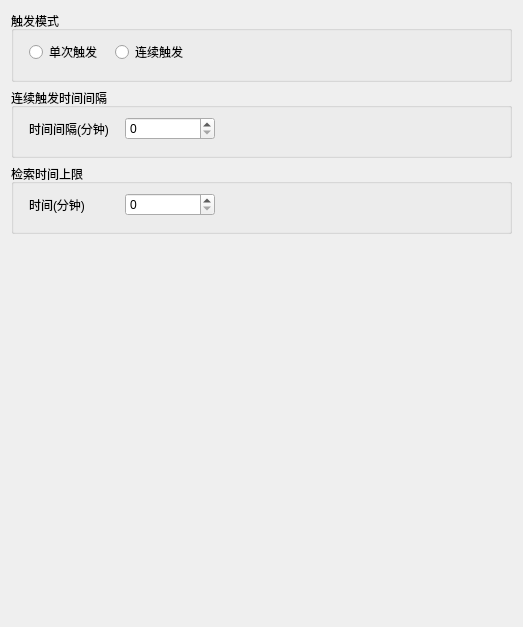
     <widget class="QWidget" name="tab_4">
      <attribute name="title">
       <string>触发模式</string>
      </attribute>
      <layout class="QGridLayout" name="gridLayout_5">
       <item row="0" column="0">
        <widget class="QGroupBox" name="groupBox_13">
         <property name="title">
          <string>触发模式</string>
         </property>
         <layout class="QGridLayout" name="gridLayout_25">
          <property name="leftMargin">
           <number>15</number>
          </property>
          <property name="topMargin">
           <number>9</number>
          </property>
          <property name="rightMargin">
           <number>15</number>
          </property>
          <property name="bottomMargin">
           <number>15</number>
          </property>
          <item row="0" column="0">
           <widget class="QRadioButton" name="radioButton_singletrigger">
            <property name="minimumSize">
             <size>
              <width>80</width>
              <height>0</height>
             </size>
            </property>
            <property name="maximumSize">
             <size>
              <width>80</width>
              <height>16777215</height>
             </size>
            </property>
            <property name="text">
             <string>单次触发</string>
            </property>
           </widget>
          </item>
          <item row="0" column="1">
           <widget class="QRadioButton" name="radioButton_continuetrigger">
            <property name="text">
             <string>连续触发</string>
            </property>
           </widget>
          </item>
          <item row="0" column="2">
           <spacer name="horizontalSpacer_14">
            <property name="orientation">
             <enum>Qt::Horizontal</enum>
            </property>
            <property name="sizeHint" stdset="0">
             <size>
              <width>280</width>
              <height>20</height>
             </size>
            </property>
           </spacer>
          </item>
         </layout>
        </widget>
       </item>
       <item row="1" column="0">
        <widget class="QGroupBox" name="groupBox_14">
         <property name="title">
          <string>连续触发时间间隔</string>
         </property>
         <layout class="QGridLayout" name="gridLayout_26">
          <property name="leftMargin">
           <number>15</number>
          </property>
          <property name="topMargin">
           <number>9</number>
          </property>
          <property name="rightMargin">
           <number>15</number>
          </property>
          <property name="bottomMargin">
           <number>15</number>
          </property>
          <item row="0" column="2">
           <spacer name="horizontalSpacer_15">
            <property name="orientation">
             <enum>Qt::Horizontal</enum>
            </property>
            <property name="sizeHint" stdset="0">
             <size>
              <width>279</width>
              <height>20</height>
             </size>
            </property>
           </spacer>
          </item>
          <item row="0" column="0">
           <layout class="QHBoxLayout" name="horizontalLayout_33">
            <item>
             <widget class="QLabel" name="label_40">
              <property name="minimumSize">
               <size>
                <width>90</width>
                <height>0</height>
               </size>
              </property>
              <property name="maximumSize">
               <size>
                <width>90</width>
                <height>16777215</height>
               </size>
              </property>
              <property name="text">
               <string>时间间隔(分钟)</string>
              </property>
             </widget>
            </item>
            <item>
             <widget class="QSpinBox" name="spinBox_triggerinterval">
              <property name="minimumSize">
               <size>
                <width>90</width>
                <height>0</height>
               </size>
              </property>
              <property name="maximumSize">
               <size>
                <width>90</width>
                <height>16777215</height>
               </size>
              </property>
              <property name="maximum">
               <number>999999999</number>
              </property>
             </widget>
            </item>
           </layout>
          </item>
         </layout>
        </widget>
       </item>
       <item row="2" column="0">
        <widget class="QGroupBox" name="groupBox_16">
         <property name="title">
          <string>检索时间上限</string>
         </property>
         <layout class="QGridLayout" name="gridLayout_27">
          <property name="leftMargin">
           <number>15</number>
          </property>
          <property name="topMargin">
           <number>9</number>
          </property>
          <property name="rightMargin">
           <number>15</number>
          </property>
          <property name="bottomMargin">
           <number>15</number>
          </property>
          <item row="0" column="2">
           <spacer name="horizontalSpacer_17">
            <property name="orientation">
             <enum>Qt::Horizontal</enum>
            </property>
            <property name="sizeHint" stdset="0">
             <size>
              <width>279</width>
              <height>20</height>
             </size>
            </property>
           </spacer>
          </item>
          <item row="0" column="0">
           <layout class="QHBoxLayout" name="horizontalLayout_34">
            <item>
             <widget class="QLabel" name="label_41">
              <property name="minimumSize">
               <size>
                <width>90</width>
                <height>0</height>
               </size>
              </property>
              <property name="maximumSize">
               <size>
                <width>90</width>
                <height>16777215</height>
               </size>
              </property>
              <property name="text">
               <string>时间(分钟)</string>
              </property>
             </widget>
            </item>
            <item>
             <widget class="QSpinBox" name="spinBox_searchLimt">
              <property name="minimumSize">
               <size>
                <width>90</width>
                <height>0</height>
               </size>
              </property>
              <property name="maximumSize">
               <size>
                <width>90</width>
                <height>16777215</height>
               </size>
              </property>
              <property name="maximum">
               <number>999999999</number>
              </property>
             </widget>
            </item>
           </layout>
          </item>
         </layout>
        </widget>
       </item>
       <item row="3" column="0">
        <spacer name="verticalSpacer_15">
         <property name="orientation">
          <enum>Qt::Vertical</enum>
         </property>
         <property name="sizeHint" stdset="0">
          <size>
           <width>20</width>
           <height>382</height>
          </size>
         </property>
        </spacer>
       </item>
      </layout>
     </widget>
